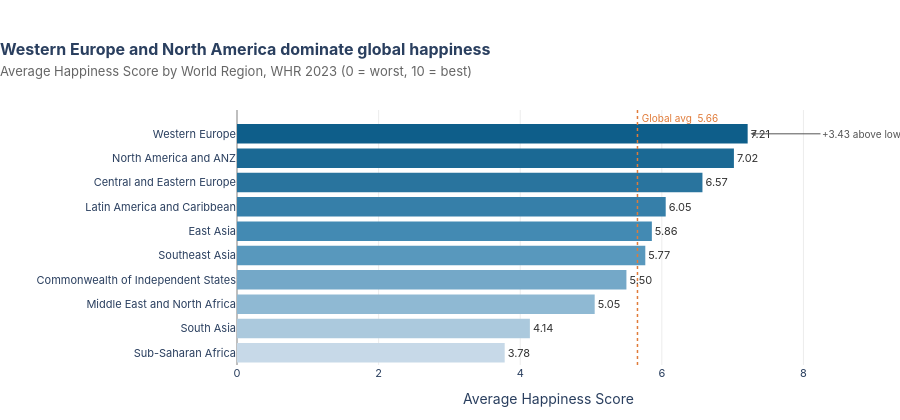

Here is the notebook cell this chart was saved with:
### Markdown cell above
---
## Task 1 — Regional Comparison Bar Chart

**What to build:** A horizontal bar chart showing the **average happiness score by region**, sorted from highest to lowest.

**Requirements:**
- Horizontal orientation (category names are long)
- Sorted by score, descending (so the happiest region is at the top)
- Zero baseline on x-axis
- At least one design choice that goes beyond the Plotly default (colour, annotation, labels, etc.)
- An insight title that answers: *which region stands out and why does it matter?*

**Hint:** Use `df.groupby('Region')['Happiness_Score'].mean()` to compute the averages.

### Code cell
# ─────────────────────────────────────────────────────────────────────────────
# TASK 1 — Regional Comparison Bar Chart
# Design philosophy:
#   • Sequential colour ramp (low → high) encodes magnitude redundantly
#   • Global-average reference line adds analytical anchor
#   • Bar labels carry exact values so the axis tick-labels can be minimal
#   • Insight title answers "so what" — not just "what"
# ─────────────────────────────────────────────────────────────────────────────

# ── 1. Aggregate ─────────────────────────────────────────────────────────────
region_avg = (
    df.groupby('Region')['Happiness_Score']
    .mean()
    .reset_index()
    .rename(columns={'Happiness_Score': 'Avg_Score'})
    .sort_values('Avg_Score', ascending=True)   # ascending → top bar = highest
)

global_avg = df['Happiness_Score'].mean()

# ── 2. Colour ramp (cool–warm: low = muted blue, high = rich teal/green) ─────
n = len(region_avg)
palette = px.colors.sample_colorscale(
    [[0.0, '#c7d9e8'], [0.5, '#4a90b8'], [1.0, '#0e5e8a']],
    [i / (n - 1) for i in range(n)]
)

# ── 3. Build figure ───────────────────────────────────────────────────────────
fig = go.Figure()

fig.add_trace(go.Bar(
    x=region_avg['Avg_Score'],
    y=region_avg['Region'],
    orientation='h',
    marker=dict(
        color=palette,
        line=dict(width=0)
    ),
    text=[f'{v:.2f}' for v in region_avg['Avg_Score']],
    textposition='outside',
    textfont=dict(size=11, color='#333333'),
    hovertemplate=(
        '<b>%{y}</b><br>'
        'Average Happiness Score: <b>%{x:.2f}</b><br>'
        '<extra></extra>'
    ),
    cliponaxis=False
))

# ── 4. Global average reference line ─────────────────────────────────────────
fig.add_vline(
    x=global_avg,
    line=dict(color='#e07b39', width=1.5, dash='dot'),
)
fig.add_annotation(
    x=global_avg,
    y=n - 0.35,           # just above the top bar
    text=f' Global avg  {global_avg:.2f}',
    showarrow=False,
    font=dict(size=10, color='#e07b39'),
    xanchor='left'
)

# ── 5. Callout annotation on the leader ──────────────────────────────────────
top_region = region_avg.iloc[-1]
gap = top_region['Avg_Score'] - region_avg.iloc[0]['Avg_Score']

fig.add_annotation(
    x=top_region['Avg_Score'] + 0.04,
    y=top_region['Region'],
    text=f'+{gap:.2f} above lowest',
    showarrow=True,
    arrowhead=2,
    arrowcolor='#555',
    arrowwidth=1,
    ax=70, ay=0,
    font=dict(size=10, color='#555555'),
    xanchor='left'
)

# ── 6. Layout ─────────────────────────────────────────────────────────────────
fig.update_layout(
    title=dict(
        text=(
            '<b>Western Europe and North America dominate global happiness<br>'
            '<span style="font-size:13px;font-weight:normal;color:#666">'
            'Average Happiness Score by World Region, WHR 2023 (0 = worst, 10 = best)</span></b>'
        ),
        x=0.0, xanchor='left',
        font=dict(size=16)
    ),
    xaxis=dict(
        title='Average Happiness Score',
        range=[0, region_avg['Avg_Score'].max() * 1.22],  # room for labels
        showgrid=True,
        gridcolor='#ececec',
        zeroline=True,
        zerolinecolor='#aaaaaa',
        zerolinewidth=1.5,
        tickfont=dict(size=11)
    ),
    yaxis=dict(
        title='',
        tickfont=dict(size=11),
        showgrid=False
    ),
    plot_bgcolor='white',
    paper_bgcolor='white',
    font=dict(family='Inter, Arial, sans-serif', size=12),
    margin=dict(l=195, r=40, t=110, b=55),
    height=420,
    showlegend=False
)

fig.show()

### Figure 1 — Plotly figure (JSON) as saved in the notebook; plotly's stock layout.template omitted (floating-point values rounded to 4 significant figures)
{"data": [{"cliponaxis": false, "hovertemplate": "<b>%{y}</b><br>Average Happiness Score: <b>%{x:.2f}</b><br><extra></extra>", "marker": {"color": ["rgb(199, 217, 232)", "rgb(171, 201, 221)", "rgb(143, 185, 211)", "rgb(116, 168, 200)", "rgb(88, 152, 189)", "rgb(67, 138, 179)", "rgb(54, 127, 169)", "rgb(41, 116, 158)", "rgb(27, 105, 148)", "rgb(14, 94, 138)"], "line": {"width": 0}}, "orientation": "h", "text": ["3.78", "4.14", "5.05", "5.50", "5.77", "5.86", "6.05", "6.57", "7.02", "7.21"], "textfont": {"color": "#333333", "size": 11}, "textposition": "outside", "type": "bar", "x": [3.781, 4.137, 5.052, 5.5, 5.767, 5.859, 6.055, 6.574, 7.018, 7.212], "y": ["Sub-Saharan Africa", "South Asia", "Middle East and North Africa", "Commonwealth of Independent States", "Southeast Asia", "East Asia", "Latin America and Caribbean", "Central and Eastern Europe", "North America and ANZ", "Western Europe"]}], "layout": {"annotations": [{"font": {"color": "#e07b39", "size": 10}, "showarrow": false, "text": " Global avg  5.66", "x": 5.656, "xanchor": "left", "y": 9.65}, {"arrowcolor": "#555", "arrowhead": 2, "arrowwidth": 1, "ax": 70, "ay": 0, "font": {"color": "#555555", "size": 10}, "showarrow": true, "text": "+3.43 above lowest", "x": 7.252, "xanchor": "left", "y": "Western Europe"}], "font": {"family": "Inter, Arial, sans-serif", "size": 12}, "height": 420, "margin": {"b": 55, "l": 195, "r": 40, "t": 110}, "paper_bgcolor": "white", "plot_bgcolor": "white", "shapes": [{"line": {"color": "#e07b39", "dash": "dot", "width": 1.5}, "type": "line", "x0": 5.656, "x1": 5.656, "xref": "x", "y0": 0, "y1": 1, "yref": "y domain"}], "showlegend": false, "title": {"font": {"size": 16}, "text": "<b>Western Europe and North America dominate global happiness<br><span style=\"font-size:13px;font-weight:normal;color:#666\">Average Happiness Score by World Region, WHR 2023 (0 = worst, 10 = best)</span></b>", "x": 0, "xanchor": "left"}, "xaxis": {"gridcolor": "#ececec", "range": [0, 8.799], "showgrid": true, "tickfont": {"size": 11}, "title": {"text": "Average Happiness Score"}, "zeroline": true, "zerolinecolor": "#aaaaaa", "zerolinewidth": 1.5}, "yaxis": {"showgrid": false, "tickfont": {"size": 11}, "title": {"text": ""}}}}
